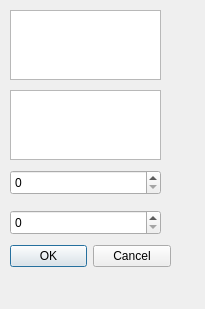
<?xml version="1.0" encoding="UTF-8"?>
<ui version="4.0">
 <class>Dialog</class>
 <widget class="QDialog" name="Dialog">
  <property name="geometry">
   <rect>
    <x>0</x>
    <y>0</y>
    <width>205</width>
    <height>309</height>
   </rect>
  </property>
  <property name="windowTitle">
   <string>Dialog</string>
  </property>
  <widget class="QDialogButtonBox" name="buttonBox">
   <property name="geometry">
    <rect>
     <x>10</x>
     <y>240</y>
     <width>161</width>
     <height>32</height>
    </rect>
   </property>
   <property name="orientation">
    <enum>Qt::Horizontal</enum>
   </property>
   <property name="standardButtons">
    <set>QDialogButtonBox::Cancel|QDialogButtonBox::Ok</set>
   </property>
  </widget>
  <widget class="QTextEdit" name="Nazwa">
   <property name="geometry">
    <rect>
     <x>10</x>
     <y>10</y>
     <width>151</width>
     <height>70</height>
    </rect>
   </property>
  </widget>
  <widget class="QTextEdit" name="Adres">
   <property name="geometry">
    <rect>
     <x>10</x>
     <y>90</y>
     <width>151</width>
     <height>70</height>
    </rect>
   </property>
  </widget>
  <widget class="QSpinBox" name="Wartosc">
   <property name="geometry">
    <rect>
     <x>10</x>
     <y>170</y>
     <width>151</width>
     <height>25</height>
    </rect>
   </property>
  </widget>
  <widget class="QSpinBox" name="Rabat">
   <property name="geometry">
    <rect>
     <x>10</x>
     <y>210</y>
     <width>151</width>
     <height>25</height>
    </rect>
   </property>
  </widget>
 </widget>
 <resources/>
 <connections>
  <connection>
   <sender>buttonBox</sender>
   <signal>accepted()</signal>
   <receiver>Dialog</receiver>
   <slot>accept()</slot>
   <hints>
    <hint type="sourcelabel">
     <x>248</x>
     <y>254</y>
    </hint>
    <hint type="destinationlabel">
     <x>157</x>
     <y>274</y>
    </hint>
   </hints>
  </connection>
  <connection>
   <sender>buttonBox</sender>
   <signal>rejected()</signal>
   <receiver>Dialog</receiver>
   <slot>reject()</slot>
   <hints>
    <hint type="sourcelabel">
     <x>316</x>
     <y>260</y>
    </hint>
    <hint type="destinationlabel">
     <x>286</x>
     <y>274</y>
    </hint>
   </hints>
  </connection>
 </connections>
</ui>
